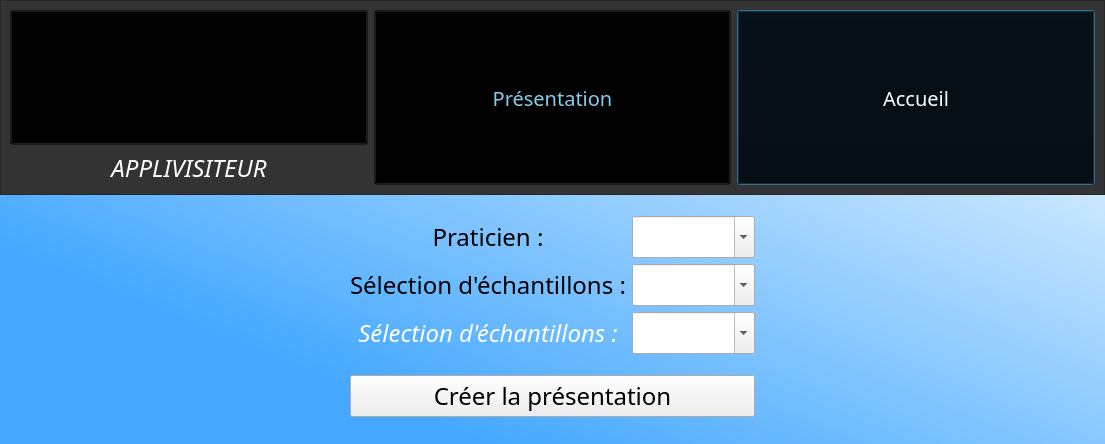
<?xml version="1.0" encoding="UTF-8"?>
<ui version="4.0">
 <class>Dialog</class>
 <widget class="QDialog" name="Dialog">
  <property name="geometry">
   <rect>
    <x>0</x>
    <y>0</y>
    <width>1105</width>
    <height>444</height>
   </rect>
  </property>
  <property name="windowTitle">
   <string>Dialog</string>
  </property>
  <property name="styleSheet">
   <string notr="true">*{
font-family: century gothic;
font-size: 24px;
}

QDialog
{
background-color: qlineargradient(spread:pad, x1:0.221, y1:0.772909, x2:1, y2:0, stop:0 rgba(70, 169, 255, 255), stop:1 rgba(255, 255, 255, 255))
}

#NavBar
{
background-color: #333;
}

QLabel
{
color:white;
background: transparent;
font-family: Lemon Milk;
font-style: italic;
}

#AccueilBouton
{
background: transparent;
color: white;
font-style: normal;
font-size: 20px;
font-family: Lemon Milk;
}

#Logo
{
background: transparent;
}

#SaisieRapportBouton
{
background: transparent;
color: skyblue;
font-style: normal;
font-size: 20px;
font-family: Lemon Milk;
}

#selectionPraticiens{
background: white;
color: black;
border-radius: 10px;
}

#dateRapport{
background: white;
color: black;
border-radius: 10px;
}

#motif{
background: white;
color: black;
border-radius: 10px;
}

#bilan{
background: white;
color: black;
border-radius: 10px;
}

#selectionMedicamentNom{
background: white;
color: black;
border-radius: 10px;
}

#selectionMedicamentQuantite{
background: white;
color: black;
border-radius: 10px;
}

#boutonAjouterMedicament{
background: white;
color: black;
border-radius: 10px;
}

#tableauOffreMedicaments{
background: white;
color: black;
border-radius: 10px;
}

#NavBar
{
background-color: #333;
}

#PraticienLabel
{
color:black;
font-family: Lemon Milk;
font-style: normal;
}

#DateRapportLabel
{
color:black;
font-family: Lemon Milk;
font-style: normal;
}

#BilanLabel
{
color:black;
font-family: Lemon Milk;
font-style: normal;
}

#SelectionEchantillonsLabel
{
color:black;
font-family: Lemon Milk;
font-style: normal;
}

#boutonFormulaire
{
background:white;
color:black;
font-family: Lemon Milk;
font-style: normal;
}


#NombreEchantillonsLabel
{
color:black;
font-family: Lemon Milk;
font-style: normal;
}

#MotifLabel
{
color:black;
font-family: Lemon Milk;
font-style: normal;
}

#boutonFormulaire{
background: white;
color: black;
border-radius: 10px;
}

</string>
  </property>
  <layout class="QGridLayout" name="gridLayout">
   <property name="leftMargin">
    <number>0</number>
   </property>
   <property name="topMargin">
    <number>0</number>
   </property>
   <property name="rightMargin">
    <number>0</number>
   </property>
   <property name="bottomMargin">
    <number>0</number>
   </property>
   <item row="0" column="0">
    <layout class="QVBoxLayout" name="tout">
     <item>
      <widget class="QFrame" name="NavBar">
       <property name="sizePolicy">
        <sizepolicy hsizetype="Preferred" vsizetype="Minimum">
         <horstretch>0</horstretch>
         <verstretch>0</verstretch>
        </sizepolicy>
       </property>
       <property name="frameShape">
        <enum>QFrame::StyledPanel</enum>
       </property>
       <property name="frameShadow">
        <enum>QFrame::Raised</enum>
       </property>
       <layout class="QHBoxLayout" name="horizontalLayout">
        <item>
         <layout class="QVBoxLayout" name="verticalLayout_2">
          <property name="sizeConstraint">
           <enum>QLayout::SetMinimumSize</enum>
          </property>
          <item>
           <widget class="QToolButton" name="Logo">
            <property name="enabled">
             <bool>true</bool>
            </property>
            <property name="sizePolicy">
             <sizepolicy hsizetype="Preferred" vsizetype="Minimum">
              <horstretch>0</horstretch>
              <verstretch>0</verstretch>
             </sizepolicy>
            </property>
            <property name="text">
             <string/>
            </property>
            <property name="icon">
             <iconset>
              <normaloff>qrc/image/logogsb.png</normaloff>qrc/image/logogsb.png</iconset>
            </property>
            <property name="iconSize">
             <size>
              <width>128</width>
              <height>128</height>
             </size>
            </property>
            <property name="toolButtonStyle">
             <enum>Qt::ToolButtonIconOnly</enum>
            </property>
           </widget>
          </item>
          <item>
           <widget class="QLabel" name="LogoNom">
            <property name="sizePolicy">
             <sizepolicy hsizetype="Preferred" vsizetype="Minimum">
              <horstretch>0</horstretch>
              <verstretch>0</verstretch>
             </sizepolicy>
            </property>
            <property name="text">
             <string>APPLIVISITEUR</string>
            </property>
            <property name="alignment">
             <set>Qt::AlignCenter</set>
            </property>
           </widget>
          </item>
         </layout>
        </item>
        <item>
         <widget class="QPushButton" name="SaisieRapportBouton">
          <property name="enabled">
           <bool>true</bool>
          </property>
          <property name="sizePolicy">
           <sizepolicy hsizetype="Minimum" vsizetype="Minimum">
            <horstretch>0</horstretch>
            <verstretch>0</verstretch>
           </sizepolicy>
          </property>
          <property name="mouseTracking">
           <bool>false</bool>
          </property>
          <property name="text">
           <string>Présentation</string>
          </property>
          <property name="checkable">
           <bool>false</bool>
          </property>
          <property name="autoDefault">
           <bool>false</bool>
          </property>
         </widget>
        </item>
        <item>
         <widget class="QPushButton" name="AccueilBouton">
          <property name="sizePolicy">
           <sizepolicy hsizetype="Minimum" vsizetype="Minimum">
            <horstretch>0</horstretch>
            <verstretch>0</verstretch>
           </sizepolicy>
          </property>
          <property name="mouseTracking">
           <bool>false</bool>
          </property>
          <property name="text">
           <string>Accueil</string>
          </property>
         </widget>
        </item>
       </layout>
      </widget>
     </item>
     <item>
      <layout class="QHBoxLayout" name="horizontalLayout_2">
       <item>
        <spacer name="horizontalSpacer_4">
         <property name="orientation">
          <enum>Qt::Horizontal</enum>
         </property>
         <property name="sizeType">
          <enum>QSizePolicy::Fixed</enum>
         </property>
         <property name="sizeHint" stdset="0">
          <size>
           <width>350</width>
           <height>20</height>
          </size>
         </property>
        </spacer>
       </item>
       <item>
        <layout class="QVBoxLayout" name="verticalLayout">
         <item>
          <spacer name="verticalSpacer_7">
           <property name="orientation">
            <enum>Qt::Vertical</enum>
           </property>
           <property name="sizeType">
            <enum>QSizePolicy::Fixed</enum>
           </property>
           <property name="sizeHint" stdset="0">
            <size>
             <width>20</width>
             <height>15</height>
            </size>
           </property>
          </spacer>
         </item>
         <item>
          <layout class="QGridLayout" name="gridLayout_4">
           <item row="0" column="0">
            <widget class="QLabel" name="PraticienLabel">
             <property name="text">
              <string>Praticien :</string>
             </property>
             <property name="alignment">
              <set>Qt::AlignCenter</set>
             </property>
            </widget>
           </item>
           <item row="0" column="1">
            <widget class="QComboBox" name="SelectionPraticiens">
             <property name="inputMethodHints">
              <set>Qt::ImhNone</set>
             </property>
             <property name="editable">
              <bool>true</bool>
             </property>
            </widget>
           </item>
           <item row="1" column="0">
            <widget class="QLabel" name="SelectionEchantillonsLabel">
             <property name="text">
              <string>Sélection d'échantillons :</string>
             </property>
             <property name="alignment">
              <set>Qt::AlignCenter</set>
             </property>
            </widget>
           </item>
           <item row="1" column="1">
            <widget class="QComboBox" name="SelectionMedicamentNom">
             <property name="sizePolicy">
              <sizepolicy hsizetype="Fixed" vsizetype="Fixed">
               <horstretch>0</horstretch>
               <verstretch>0</verstretch>
              </sizepolicy>
             </property>
             <property name="maximumSize">
              <size>
               <width>400</width>
               <height>16777215</height>
              </size>
             </property>
             <property name="editable">
              <bool>true</bool>
             </property>
             <property name="currentText">
              <string extracomment="oui"/>
             </property>
            </widget>
           </item>
           <item row="2" column="0">
            <widget class="QLabel" name="SelectionEchantillonsLabel_2">
             <property name="text">
              <string>Sélection d'échantillons :</string>
             </property>
             <property name="alignment">
              <set>Qt::AlignCenter</set>
             </property>
            </widget>
           </item>
           <item row="2" column="1">
            <widget class="QComboBox" name="SelectionMedicamentNom_2">
             <property name="sizePolicy">
              <sizepolicy hsizetype="Fixed" vsizetype="Fixed">
               <horstretch>0</horstretch>
               <verstretch>0</verstretch>
              </sizepolicy>
             </property>
             <property name="maximumSize">
              <size>
               <width>400</width>
               <height>16777215</height>
              </size>
             </property>
             <property name="editable">
              <bool>true</bool>
             </property>
             <property name="currentText">
              <string extracomment="oui"/>
             </property>
            </widget>
           </item>
          </layout>
         </item>
         <item>
          <spacer name="verticalSpacer_5">
           <property name="orientation">
            <enum>Qt::Vertical</enum>
           </property>
           <property name="sizeType">
            <enum>QSizePolicy::Fixed</enum>
           </property>
           <property name="sizeHint" stdset="0">
            <size>
             <width>20</width>
             <height>15</height>
            </size>
           </property>
          </spacer>
         </item>
         <item>
          <widget class="QPushButton" name="BoutonFormulaire">
           <property name="maximumSize">
            <size>
             <width>16777215</width>
             <height>100</height>
            </size>
           </property>
           <property name="text">
            <string>Créer la présentation</string>
           </property>
           <property name="autoDefault">
            <bool>true</bool>
           </property>
          </widget>
         </item>
         <item>
          <spacer name="verticalSpacer_6">
           <property name="orientation">
            <enum>Qt::Vertical</enum>
           </property>
           <property name="sizeType">
            <enum>QSizePolicy::Expanding</enum>
           </property>
           <property name="sizeHint" stdset="0">
            <size>
             <width>20</width>
             <height>15</height>
            </size>
           </property>
          </spacer>
         </item>
        </layout>
       </item>
       <item>
        <spacer name="horizontalSpacer_3">
         <property name="orientation">
          <enum>Qt::Horizontal</enum>
         </property>
         <property name="sizeType">
          <enum>QSizePolicy::Fixed</enum>
         </property>
         <property name="sizeHint" stdset="0">
          <size>
           <width>350</width>
           <height>20</height>
          </size>
         </property>
        </spacer>
       </item>
      </layout>
     </item>
    </layout>
   </item>
  </layout>
 </widget>
 <resources/>
 <connections/>
</ui>
